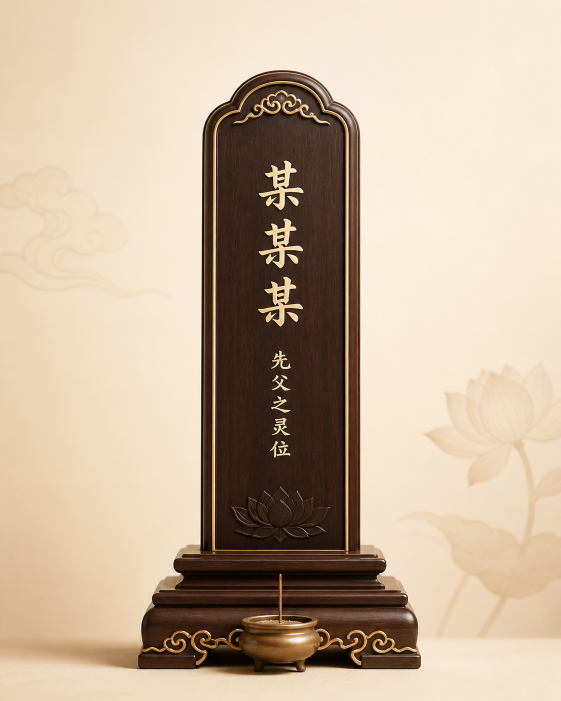
#> input picture frontend/dist/jizhu/ChatGPT Image May 4, 2026, 07_35_23 PM (1).png, 1122 x 1402 px, found by its file name (shown at 1/2 size)
$ python -i render.py   (imports and definitions only)
#> lines starting #> are read from the running program, lines starting #| are printed output that depends on the picture
#!/usr/bin/env python3
"""把逐句读诵音频做成有动感的读诵视频（横屏 1280x720，网站和直播都能用）。

用法：python3 render.py <tts 输出目录> <画面配置.json> <输出.mp4> [--preview 秒数]

画面：每一段（section）换一尊佛菩萨像，缓慢推近、左右漂移，段与段之间淡入淡出；
像后面有呼吸的暖光和慢慢转动的光芒，金色光点往上飘；
下方字幕：拼音、当前一句逐字变金色（跟着读音走）、下一句预告；上方显示当前是哪一段。

画面配置.json 例：
{
  "title": "十小咒", "tag": "早课 · 读诵", "site": "fopusha.com/jing/shixiaozhou",
  "images": {"如意宝轮王陀罗尼": "a7-water-moon", ...},   // frontend/public/buddha-variants/<名>-20261024.webp
  "default_image": "a1-gilt"
}
"""
import argparse, json, math, os, subprocess, sys

import cv2
import numpy as np
from PIL import Image

HERE = os.path.dirname(os.path.abspath(__file__))
REPO = os.path.abspath(os.path.join(HERE, "..", ".."))
IMG_DIR = os.path.join(REPO, "frontend", "public", "buddha-variants")
W, H, FPS, SR = 1280, 720, 30, 24000
INTRO, OUTRO, GAP, SECTION_GAP, FADE = 3.5, 4.0, 0.45, 1.2, 1.4
GOLD = (0x7A, 0xD2, 0xF5)  # BGR


def decode(path):
    raw = subprocess.check_output(["ffmpeg", "-v", "error", "-i", path, "-f", "f32le", "-ac", "1", "-ar", str(SR), "-"])
    return np.frombuffer(raw, dtype=np.float32)


# [23 lines left out: functions timeline, build_audio, not called in this run]


# ---------- 字幕（ASS） ----------
def ts(t):
    t = max(0, t)
    return f"{int(t // 3600)}:{int(t % 3600 // 60):02d}:{t % 60:05.2f}"


def is_hz(c):
    o = ord(c)
    return 0x3400 <= o <= 0x9FFF or 0x20000 <= o <= 0x2FFFF


# [78 lines left out: functions char_times, karaoke, build_ass, not called in this run]


# ---------- 画面 ----------
def load_img(name):
    p = os.path.join(IMG_DIR, f"{name}-20261024.webp")
    if not os.path.exists(p):
        p = os.path.join(IMG_DIR, name)
    rgba = np.asarray(Image.open(p).convert("RGBA")).astype(np.float32) / 255.0
    s = H * 1.0 / rgba.shape[0]
#> s = 0.514
    rgba = cv2.resize(rgba, (int(rgba.shape[1] * s), H), interpolation=cv2.INTER_AREA)
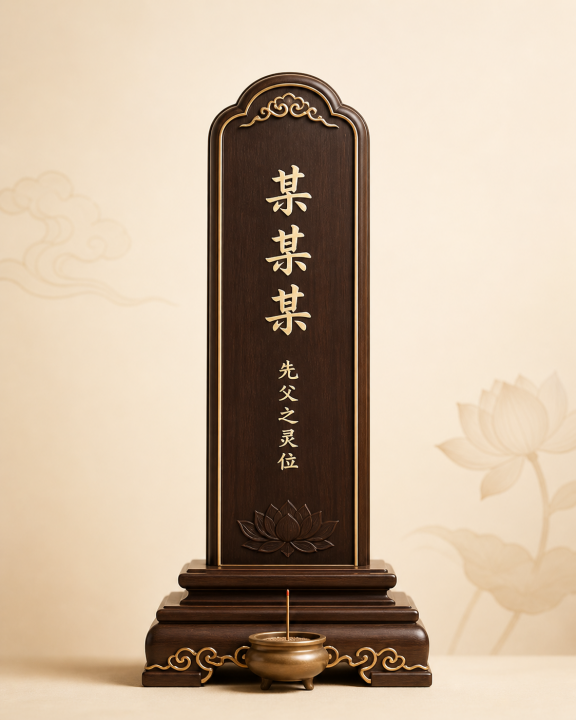
#> rgba: shape (720, 576, 4) float32; mean R, G, B, A 0.774, 0.696, 0.611, 1; transparent parts drawn white
    alpha = cv2.GaussianBlur(rgba[:, :, 3], (0, 0), 0.8)          # 边缘柔一点，不起锯齿
    im = rgba[:, :, 2::-1] * alpha[..., None]                       # BGR，预乘透明度
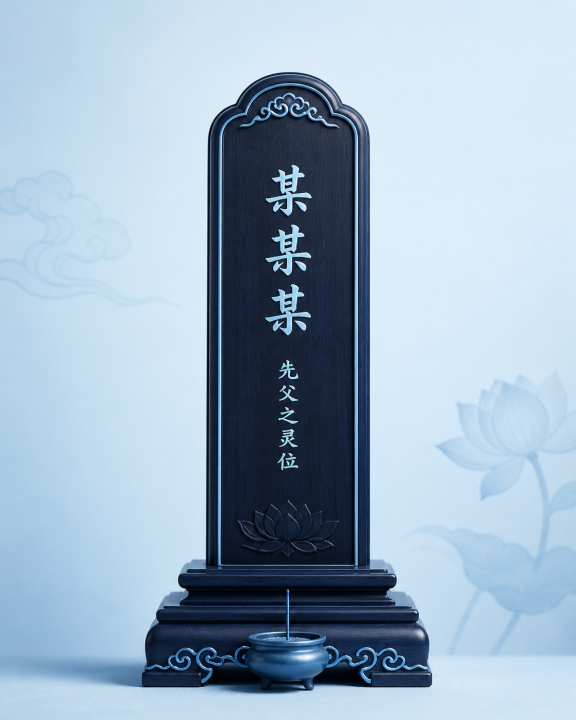
#> im: shape (720, 576, 3) float32; mean R, G, B 0.611, 0.696, 0.774
    im = np.dstack([im, alpha])                                     # 第 4 通道是遮罩
#> im: shape (720, 576, 4) float32
    glow = cv2.GaussianBlur(cv2.resize(im[:, :, :3], None, fx=0.25, fy=0.25), (0, 0), 9)
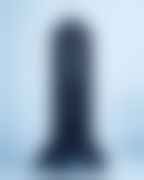
#> glow: shape (180, 144, 3) float32; mean R, G, B 0.61, 0.695, 0.773
    glow = cv2.resize(glow, (im.shape[1], im.shape[0]))
#> glow: shape (720, 576, 3) float32
    return im, glow


# [5 lines left out: function place, not called in this run]


class Particles:
    # [113 lines left out: functions __init__, draw, rays_texture, main, not called in this run]


# [2 lines not run here, left out]

>>> result = load_img('../../frontend/dist/jizhu/ChatGPT Image May 4, 2026, 07_35_23 PM (1).png')
